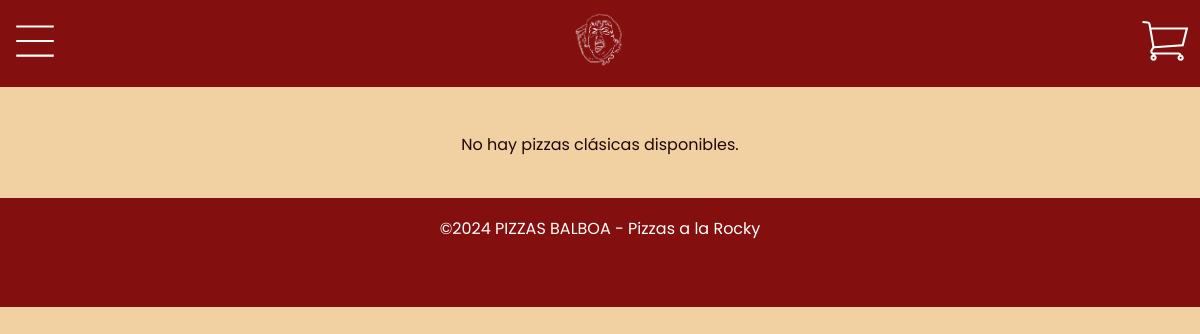
The page /clasicas.php on the database as committed earlier.
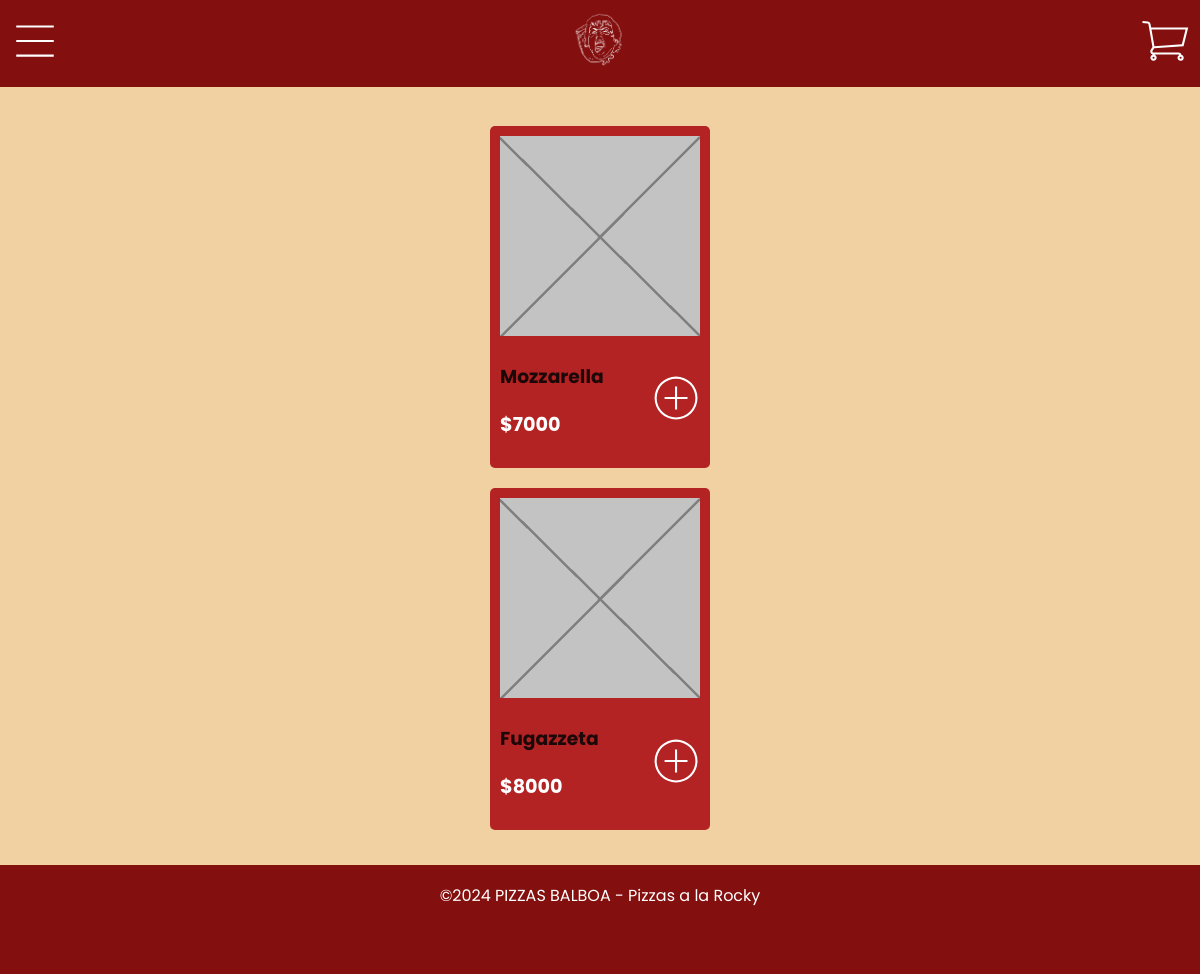
The same page on the database as committed later.
### tables this page shows
CREATE TABLE `pizza` (
  `pizza_id` int(11) NOT NULL,
  `pizza_name` text NOT NULL,
  `category_id` int(11) NOT NULL,
  `price` float NOT NULL,
  `image` varchar(255) NOT NULL
);

### views/pizzas_clasicas.phtml (the view, shortened to what this page needs)
<h1><?php echo htmlspecialchars($categoryTitle); ?></h1>
<section class="pizzas-category">
    <?php if ($result->num_rows > 0): ?>
        <?php while ($row = $result->fetch_assoc()): ?>
            <div class="card">
                <img src="images/<?php echo htmlspecialchars($row['image']); ?>" alt="<?php echo htmlspecialchars($row['pizza_name']); ?>">
                <div class="card-content">
                    <div class="pizza-info">
                        <h3><?php echo htmlspecialchars($row['pizza_name']); ?></h3>
                        <p class="price">$<?php echo htmlspecialchars($row['price']); ?></p>
                    </div>
                    <button class="add-cart" data-id="<?php echo $row['pizza_id']; ?>" data-price="<?php echo $row['price']; ?>">
                    </button>
                </div>
            </div>
        <?php endwhile; ?>
    <?php else: ?>
        <p>No hay pizzas clásicas disponibles.</p>
    <?php endif; ?>
</section>

### clasicas.php (shortened to what this page needs)
<?php
$conn = connectDB();
$query = "SELECT p.pizza_id, p.pizza_name, p.price, p.image
          FROM pizza p
          JOIN category c ON p.category_id = c.category_id
          WHERE c.category_name = 'Clásicas'";
$result = $conn->query($query);
?>
<!DOCTYPE html>
<html lang="es">
    <head>
        <link rel="stylesheet" href="css/style.css">
    </head>
    <header>
        <?php include 'views/nav.phtml'; ?>
    </header>
    <body class="home-b">
    <main>
    <?php include 'views/pizzas_clasicas.phtml'; ?>
    </main>
    <?php include 'views/footer.phtml'; ?>

### views/nav.phtml (shortened to what this page needs)
<div class="nav-container-container">
    <div class="nav-container">
        <div class="btn-menu">
            <a>
            </a>
        </div>
        <div class="logo-container-home">
            <a href="home.php">
                <img src="images/logo_white.png" class="logo-white" alt="Logo">
            </a>
        </div>
        <div class="btn-shop">
            <a>
            </a>
        </div>
    </div>

### views/footer.phtml
    <footer>
        <p>©2024 PIZZAS BALBOA - Pizzas a la Rocky</p>
    </footer>
</body>
</html>

### css/style.css (style rules this page uses)
* { box-sizing: border-box; font-family: "Poppins", sans-serif; list-style: none; text-decoration: none; }
body { margin: 0; padding: 0; background-color: #b42323; font-family: Arial, sans-serif; }
.home-b { background-color: #f1d0a2; }
a { text-decoration: none; color: white; }
p, h1, h2, h3 { color: #1c0808; text-align: center; }
header { text-align: center; margin: 0; }
.logo-white { max-width: 60px; }
.nav-container-container { background-color: #840f0f; position: fixed; top: 0; width: 100%; padding: 10px 0; z-index: 200; }
.nav-container { display: flex; justify-content: space-between; align-items: center; margin: 0 10px; }
section { padding: 25px; margin: 0 auto; width: 90%; max-width: 400px; }
.pizzas-category { display: flex; align-items: center; flex-direction: column; }
.card { background-color: #b42323; border-radius: 5px; padding: 10px; margin: 10px; text-align: center; width: 220px; }
.card-content { display: flex; justify-content: space-between; align-items: center; }
.card img { width: 200px; height: 200px; }
.pizza-info { text-align: left; }
.price { font-size: 1.2em; color: white; font-weight: bold; text-align: left; }
.add-cart { background-color: transparent; border: none; cursor: pointer; padding: 0; }
footer { background-color: #840f0f; padding: 2px 0 50px; position: sticky; z-index: 100; }
footer p, .shop p, section h2 { color: white; }
@media (min-width: 600px) { section { width: 70%; } }
@media (min-width: 900px) { section { width: 50%; } }

Rows that differ between the two databases and show on the page:
now on this page (row edited): pizza: image (picture), pizza_name "Mozzarella", price "7000"
now on this page (row edited): pizza: image (picture), pizza_name "Fugazzeta", price "8000"
Other text that changed with them:
text no longer shown: "No hay pizzas clásicas disponibles."
